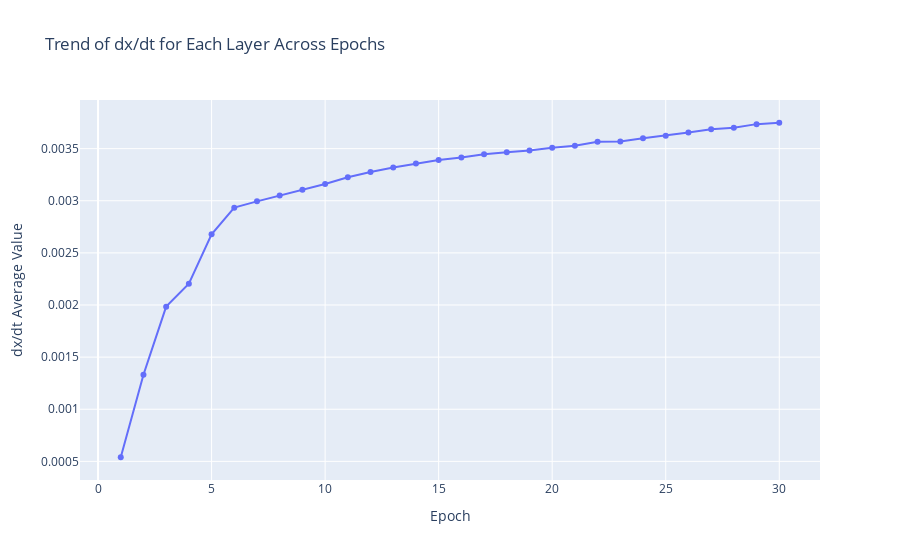

The code cell stored with this chart in its notebook:
### Code cell
ltc_3 = ltc.MultiSequenceLTCModel(input_size=2, hidden_size=50, output_size=2,tau1=10.0, tau2=10.0, tau3=10.0).to(device)
criterion = nn.MSELoss()
optimizer = optim.Adam(ltc_3.parameters(), lr=0.0001)

ltc_3,ltc3_time,epoch_dx_dt_history = ltc.train_LTC_model(train_loader, val_loader, ltc_3, criterion, optimizer, device)


predictions, actuals, mse_temp, mse_humidity, mase_temp, mase_humidity, allocated_memory, reserved_memory = ltc.evaluate_LTC_model(test_loader, ltc_3, device)
results = {'train_time': ltc3_time, 'allocated_memory': allocated_memory, 'reserved_memory': reserved_memory, 'epoch_dx_dt_history':epoch_dx_dt_history,
 'mse_temp':mse_temp,'mse_humidity':mse_humidity, 'mase_temp':mase_temp, 'mase_humidity':mase_humidity}
results_dict[model_name[3]] = results

viz.plot_results(predictions, actuals)

viz.plot_dx_dt_history(epoch_dx_dt_history)

### Figure 1 — Plotly figure (JSON) as saved in the notebook; plotly's stock layout.template omitted (floating-point values rounded to 4 significant figures)
{"data": [{"line": {"width": 2}, "marker": {"size": 6}, "mode": "lines+markers", "name": "total_avg_dx_dt dx/dt", "type": "scatter", "x": [1, 2, 3, 4, 5, 6, 7, 8, 9, 10, 11, 12, 13, 14, 15, 16, 17, 18, 19, 20, 21, 22, 23, 24, 25, 26, 27, 28, 29, 30], "y": [0.0005395, 0.001331, 0.001984, 0.002204, 0.002678, 0.002934, 0.002994, 0.003051, 0.003105, 0.003161, 0.003226, 0.003277, 0.00332, 0.003357, 0.003392, 0.003414, 0.003446, 0.003466, 0.003483, 0.003509, 0.003528, 0.003566, 0.003569, 0.0036, 0.003624, 0.003654, 0.003686, 0.003701, 0.003735, 0.003748]}], "layout": {"legend": {"title": {"text": "Layer Name"}}, "title": {"text": "Trend of dx/dt for Each Layer Across Epochs"}, "xaxis": {"title": {"text": "Epoch"}}, "yaxis": {"title": {"text": "dx/dt Average Value"}}}}
